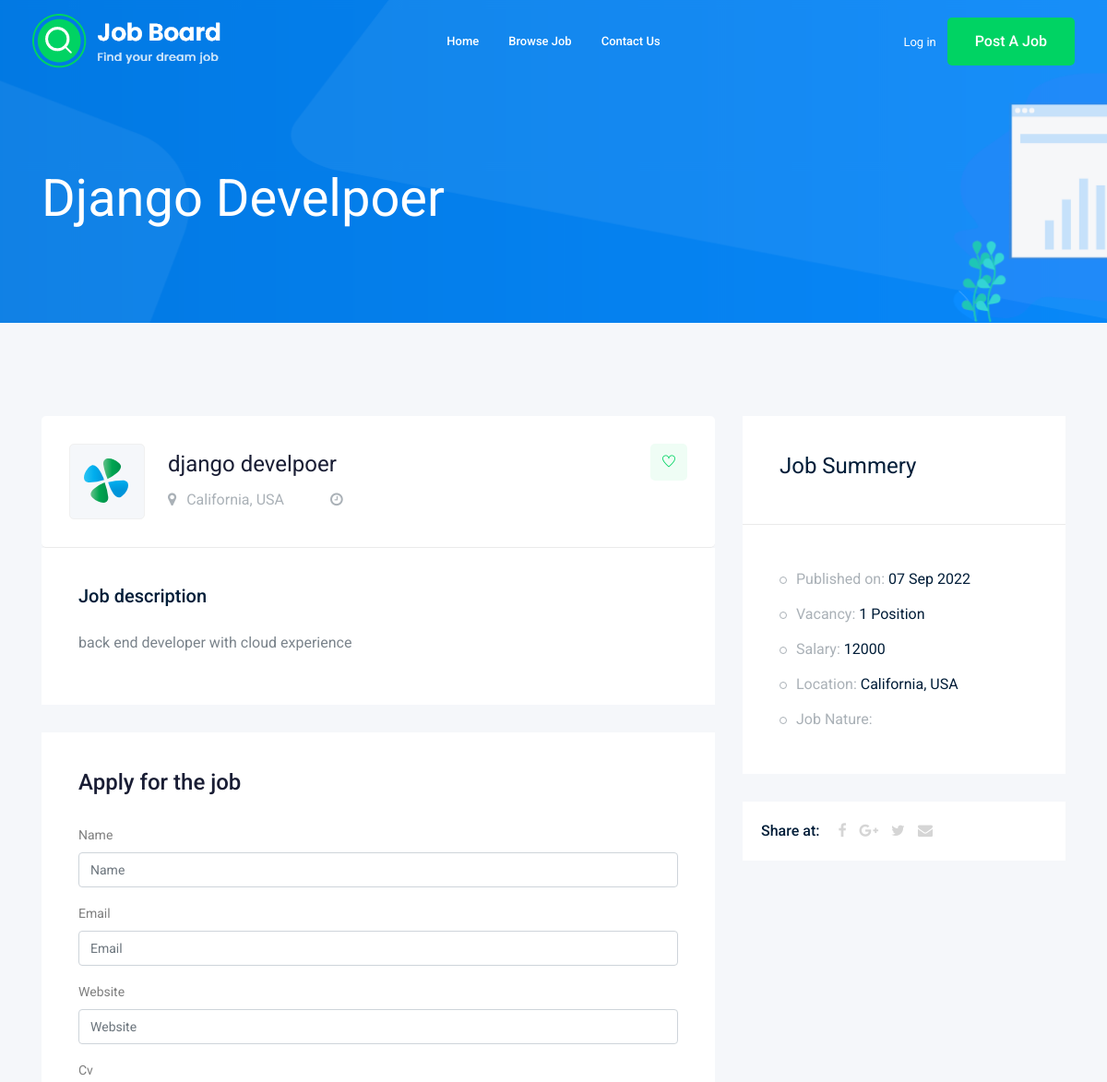
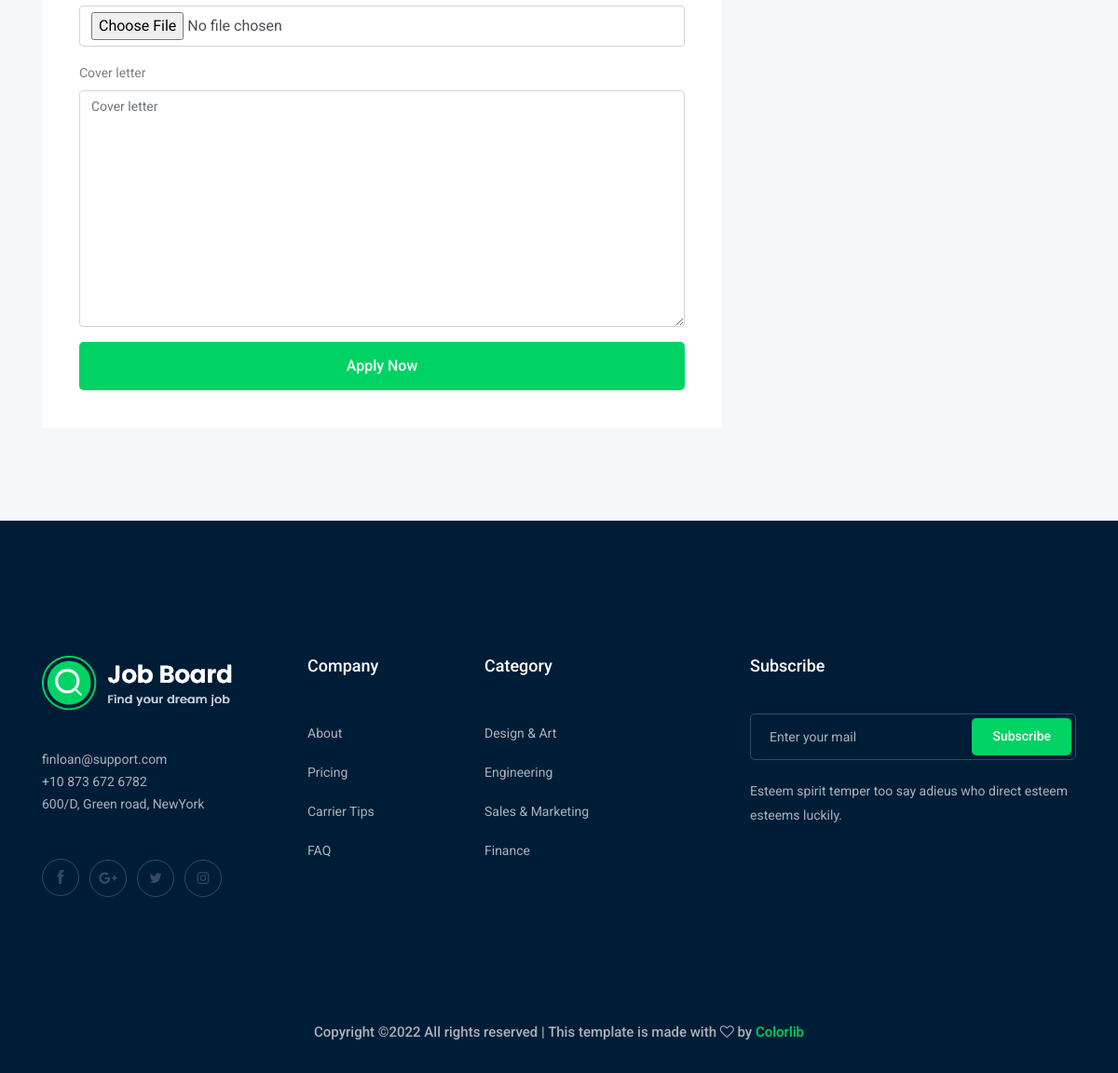
The page /jobs/django-develpoer/ on the database its author committed (2 pictures, top to bottom).
### job/models.py (models this page shows, shortened)
class Job(models.Model):
    owner=models.ForeignKey(User,related_name='job_owner',on_delete=models.CASCADE)
    title = models.CharField(max_length=100)
    job_type=models.CharField(max_length=15,choices=JOB_TYPE)
    description=models.TextField(max_length=1000)
    published_at=models.DateTimeField(auto_now=True)
    vacancy=models.IntegerField(default=1)
    salary=models.IntegerField(default=0)
    experience=models.IntegerField(default=5)
    category = models.ForeignKey('Category',on_delete=models.CASCADE)
    image =models.ImageField(upload_to=image_upload)
    slug=models.SlugField(blank=True,null=True)
    def __str__(self) :
        return self.title

### job/views.py (the view)
# urls.py: path('<str:slug>/',views.job_detail,name="job_detail"),
def job_detail(request,slug):
    job_detail= Job.objects.get(slug=slug)
    if request.method == 'POST':
        form=ApplyForm(request.POST,request.FILES)
        if form.is_valid():
            myForm=form.save(commit=False)
            myForm.job=job_detail
            myForm.save()
    else:
        form=ApplyForm()
    context = {"job":job_detail ,'form':form}
    return render(request,'job/job_details.html',context)

### job/form.py
class ApplyForm(forms.ModelForm):
    class Meta:
        model = Apply
        fields = ['name', 'email', 'website', 'cv','cover_letter']

### job/templates/job/job_details.html (shortened to what this page needs)
{% extends 'base.html'%}
{% load bootstrap4 %}
{% block body%}
    <div class="bradcam_area bradcam_bg_1">
        <div class="container">
            <div class="row">
                <div class="col-xl-12">
                    <div class="bradcam_text">
                        <h3>{{job}}</h3>
                    </div>
                </div>
            </div>
        </div>
    </div>
    <div class="job_details_area">
        <div class="container">
            <div class="row">
                <div class="col-lg-8">
                    <div class="job_details_header">
                        <div class="single_jobs white-bg d-flex justify-content-between">
                            <div class="jobs_left d-flex align-items-center">
                                <div class="thumb">
                                    <img src="img/svg_icon/1.svg" alt="">
                                </div>
                                <div class="jobs_conetent">
                                    <a href="#"><h4>{{job}}</h4></a>
                                    <div class="links_locat d-flex align-items-center">
                                        <div class="location">
                                            <p> <i class="fa fa-map-marker"></i> California, USA</p>
                                        </div>
                                        <div class="location">
                                            <p> <i class="fa fa-clock-o"></i>{{job.type}}</p>
                                        </div>
                                    </div>
                                </div>
                            </div>
                            <div class="jobs_right">
                                <div class="apply_now">
                                    <a class="heart_mark" href="#"> <i class="ti-heart"></i> </a>
                                </div>
                            </div>
                        </div>
                    </div>
                    <div class="descript_wrap white-bg">
                        <div class="single_wrap">
                            <h4>Job description</h4>
                            <p>{{job.description}}</p>
                        </div>
                    </div>
                    <div class="apply_job_form white-bg">
                        <h4>Apply for the job</h4>
                        <form  method="post" enctype="multipart/form-data">
                            {% bootstrap_form form %}
                            {% buttons %}
                            <button class="boxed-btn3 w-100" type="submit">Apply Now</button>
                            {% endbuttons %}
                        </form>
                    </div>
                </div>
                <div class="col-lg-4">
                    <div class="job_sumary">
                        <div class="summery_header">
                            <h3>Job Summery</h3>
                        </div>
                        <div class="job_content">
                            <ul>
                                <li>Published on: <span>{{job.published_at|date:'d M o'}}</span></li>
                                <li>Vacancy: <span>{{job.vacancy}} Position</span></li>
                                <li>Salary: <span>{{job.salary}}</span></li>
                                <li>Location: <span>California, USA</span></li>
                                <li>Job Nature: </li>
                            </ul>
                        </div>
                    </div>
                    <div class="share_wrap d-flex">
                        <span>Share at:</span>
                        <ul>
                            <li><a href="#"> <i class="fa fa-facebook"></i></a> </li>
                            <li><a href="#"> <i class="fa fa-google-plus"></i></a> </li>
                            <li><a href="#"> <i class="fa fa-twitter"></i></a> </li>
                            <li><a href="#"> <i class="fa fa-envelope"></i></a> </li>
                        </ul>
                    </div>
                    <div class="job_location_wrap">
                        <div class="job_lok_inner">
                            <div id="map" style="height: 200px;"></div>
                          </div>
                    </div>
                </div>
            </div>
        </div>
    </div>
    {% endblock body%}

### rows shown on the page
Job: title "Django Develpoer", title "django develpoer", description "back end developer with cloud experience", published_at "07 Sep 2022", vacancy "1", salary "12000"
